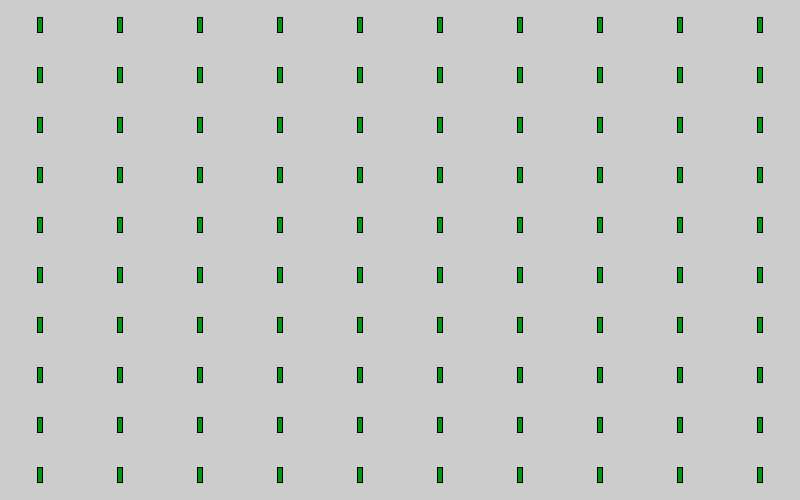
Frame 1 (no input)
Frame 60 (the mouse pressed at the canvas centre just before this capture): identical to frame 1, image omitted
Frame 120 (the mouse held since frame 60 and released just before this capture): identical to frame 1, image omitted

The Processing sketch that drew this single still picture (run headless with seeded random() and noise(); from frame 60 on, the mouse is pressed at the canvas centre):

// Processing sketch: Question_2_redo
// ── Question_2_redo.pde
class Grass
{
  float x;
  float y;
}

int numColumns;
int numRows;

Grass bladeOfGrass;

void setup()
{
  size(800, 500);
  
  numRows = 10;
  numColumns = 10;

}


void draw()
{

  drawGridOfGrass(numRows, numColumns);

}

void drawGrass(Grass inputGrass)
{
  
  int grassWidth = 5;
  int grassHeight = 15;
  
  rectMode(CENTER);
  stroke(0);
  fill(2, 149, 17);
  rect(inputGrass.x, inputGrass.y, grassWidth, grassHeight);

}

void drawGridOfGrass(int n, int m)
{
  
  // rows = n
  // columns = m
  
  float cellWidth = width / m;
  float cellHeight = height/ n;
  
  int rowNum = 0;
  while (rowNum < n)
  {
      
      int colNum = 0;
      while (colNum < m)
      {
        
        bladeOfGrass = new Grass();
        bladeOfGrass.x = cellWidth/2 + cellWidth*colNum;
        bladeOfGrass.y = cellHeight/2 + cellHeight*rowNum;
        
        drawGrass(bladeOfGrass);
        
        colNum++;
        
      }
    
    rowNum++;
  }

}
